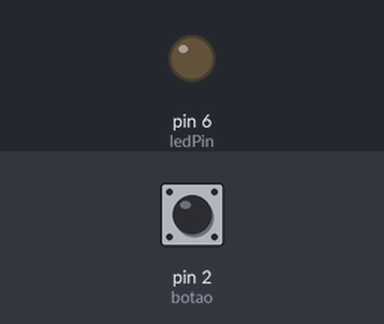
This sketch was run on a simulated Arduino Uno, built with avr-gcc and run on an emulated ATmega328P. Parts: output pins drawn as LEDs (lit = HIGH). Inputs (shaded band) come from the test bench; at power-on: pin 2 (botao) LOW.

Above: at 1.2 s.
1.3 s: pin 2 (botao) pulled HIGH for 0.15 s
At 1.37 s:
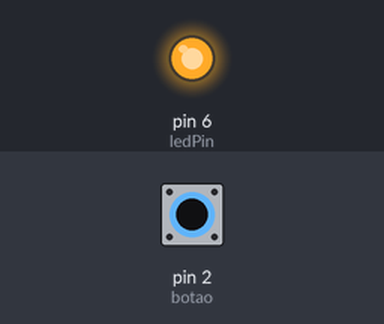
2.9 s: pin 2 (botao) pulled HIGH for 3.2 s
At 7.3 s:
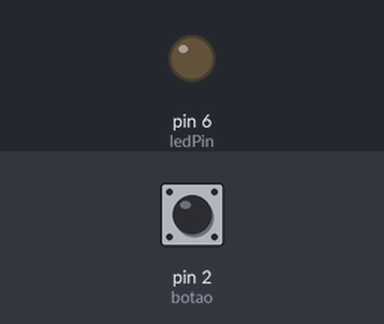
Timing chart, 0 to 8.8 s (numbered marks = the images above; inputs shaded):
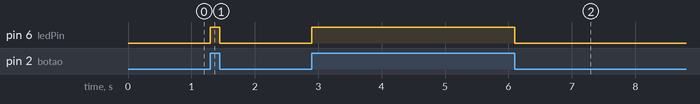

The sketch:

Teste_Bot_o.ino
```cpp
int ledPin = 6;
int botao = 2;
void setup() {
  // put your setup code here, to run once:
  pinMode(ledPin, OUTPUT);
  pinMode(botao, INPUT);


}

void loop() {

  if(digitalRead(botao) == HIGH)
    digitalWrite(ledPin, HIGH);
  else
    digitalWrite(ledPin, LOW);
}
```

Measured:
- after the input at 1.3 s, pin 6 (ledPin): LOW → HIGH at once, → LOW 0.15 s later
- after the input at 2.9 s, pin 6 (ledPin): LOW → HIGH at once, → LOW 3.2 s later
